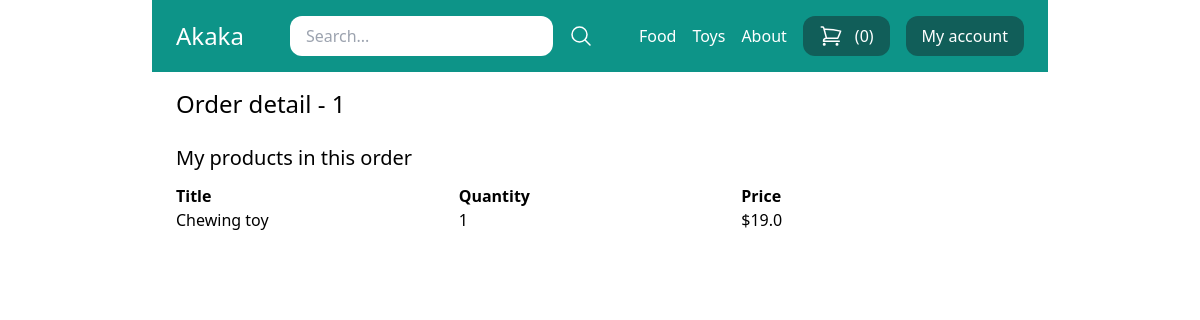
Page /my-store/order-detail/1/ (signed in) on the committed database.
### store/models.py (models this page shows, shortened)
class Category(models.Model):
    title = models.CharField(max_length=50)
    slug = models.SlugField(max_length=50)
    class Meta:
        verbose_name_plural = 'Categories'

class Order(models.Model):
    first_name = models.CharField(max_length=255)
    last_name = models.CharField(max_length=255)
    address = models.CharField(max_length=255)
    zipcode = models.CharField(max_length=255)
    city = models.CharField(max_length=255)
    paid_amount = models.IntegerField(blank=True, null=True)
    is_paid = models.BooleanField(default=False)
    payment_intent = models.CharField(max_length=255)
    created_by = models.ForeignKey(User, related_name='orders', on_delete=models.SET_NULL, null=True)
    created_at = models.DateTimeField(auto_now_add=True)

class OrderItem(models.Model):
    order = models.ForeignKey(Order, related_name='items', on_delete=models.CASCADE)
    product = models.ForeignKey(Product, related_name='items', on_delete=models.CASCADE)
    price = models.IntegerField()
    quantity = models.IntegerField(default=1)
    def get_display_price(self):
        return self.price / 100

class Product(models.Model):
    DRAFT = 'draft'
    WAITING_APPROVAL = 'waitingapproval'
    ACTIVE = 'active'
    DELETED = 'deleted'
    STATUS_CHOICES = (
        (DRAFT, 'Draft'),
        (WAITING_APPROVAL, 'Waiting approval'),
        (ACTIVE, 'Active'),
        (DELETED, 'Deleted'),
    )
    user = models.ForeignKey(User, related_name='products', on_delete=models.CASCADE)
    category = models.ForeignKey(Category, related_name='products', on_delete=models.CASCADE)
    title = models.CharField(max_length=50)
    slug = models.SlugField(max_length=50)
    description = models.TextField(blank=True)
    price = models.IntegerField()
    image = models.ImageField(upload_to='uploads/product_images', blank=True, null=True)
    thumbnail = models.ImageField(upload_to='uploads/product_images/thumbnail', blank=True, null=True)
    created_at = models.DateTimeField(auto_now_add=True)
    updated_at = models.DateTimeField(auto_now=True)
    status = models.CharField(max_length=50, choices=STATUS_CHOICES, default=ACTIVE)
    class Meta:
        ordering = ('-created_at',)

### userprofile/views.py (the view)
# urls.py: path('my-store/order-detail/<int:pk>/', views.my_store_order_detail, name='my_store_order_detail'),
@login_required
def my_store_order_detail(request, pk):
    order = get_object_or_404(Order, pk=pk)
    return render(request, 'userprofile/my_store_order_detail.html', {
        'order': order
    })

### store/cart.py (called while the page is built)
    def __len__(self):
        return sum(item['quantity'] for item in self.cart.values())

### store/context_processors.py (called while the page is built)
def cart(request):
    return {'cart': Cart(request)}

### store/templatetags/menu.py (called while the page is built)
@register.inclusion_tag('home/menu.html')
def menu():
    categories = Category.objects.all()
    return {'categories': categories}

### userprofile/templates/userprofile/my_store_order_detail.html (shortened to what this page needs)
{% extends 'home/base.html' %}
{% block content %}
    <h1 class="mb-6 text-2xl">Order detail - {{ order.id }}</h1>
    <h2 class="mb-3 text-xl">My products in this order</h2>
    <div class="flex flex-wrap">
        <div class="w-1/3">
            <strong>Title</strong>
        </div>
        <div class="w-1/3">
            <strong>Quantity</strong>
        </div>
        <div class="w-1/3">
            <strong>Price</strong>
        </div>
    </div>
    {% for item in order.items.all %}
        {% if item.product.user == request.user %}
            <div class="flex flex-wrap">
                <div class="w-1/3">
                    {{ item.product.title }}
                </div>
                <div class="w-1/3">
                    {{ item.quantity }}
                </div>
                <div class="w-1/3">
                    ${{ item.get_display_price }}
                </div>
            </div>
        {% endif %}
    {% endfor %}
{% endblock %}

### home/templates/home/menu.html
{% for category in categories %}
    <a href="{% url 'category_detail' category.slug %}" class="text-white">{{ category.title }}</a>
{% endfor %}
<a href="{% url 'about' %}" class="text-white">About</a>

### rows in the picture
Category: title "Food"
Category: title "Toys"
Order: id "1"
OrderItem: product "Chewing toy", quantity "1", get_display_price "19.0"

### other values in the picture
{{ cart|length }} "0"
